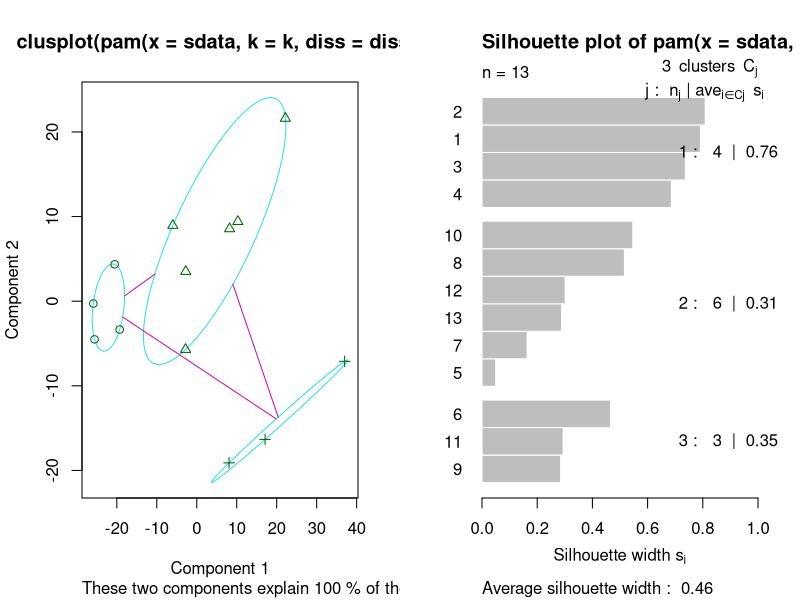

Generate this figure with R:
# k-medoid algorithm:

# very similar to the k-means algorithm. The most important difference is that 
# the center points of the initial clusters are selected from the real data points.
# After selecting a central point associated with k clusters, all points are
# marked according to their distance from the centers. in other words, each
# point is labeled to the cluster to which the nearest center belongs.
# After these operations, the averages of each cluster are calculated.
# The real data point closest to the calculated mean is determined as the new 
# center and the distances of the new centers of all the points are calculated.
# Each point is labeled again to the cluster belonging to the closest center
# then, this process keeps repeating and if no dots change places, the process is finished.

#check k_medoid.pbm

#example

x<-c(2,5,7,12,16,21,25,36,41,34,13,23,53)
y<-c(5,2,9,3,23,45,11,23,54,22,40,17,24)
z<-data.frame(x,y)
#install.packages("fpc")
library(fpc)
pamk.result<-pamk(z,3)
pamk.result$nc
table(pamk.result$pamobject$clustering,z$x)
layout(matrix(c(1,2),1,2))
plot(pamk.result$pamobject)
layout(matrix(1))
